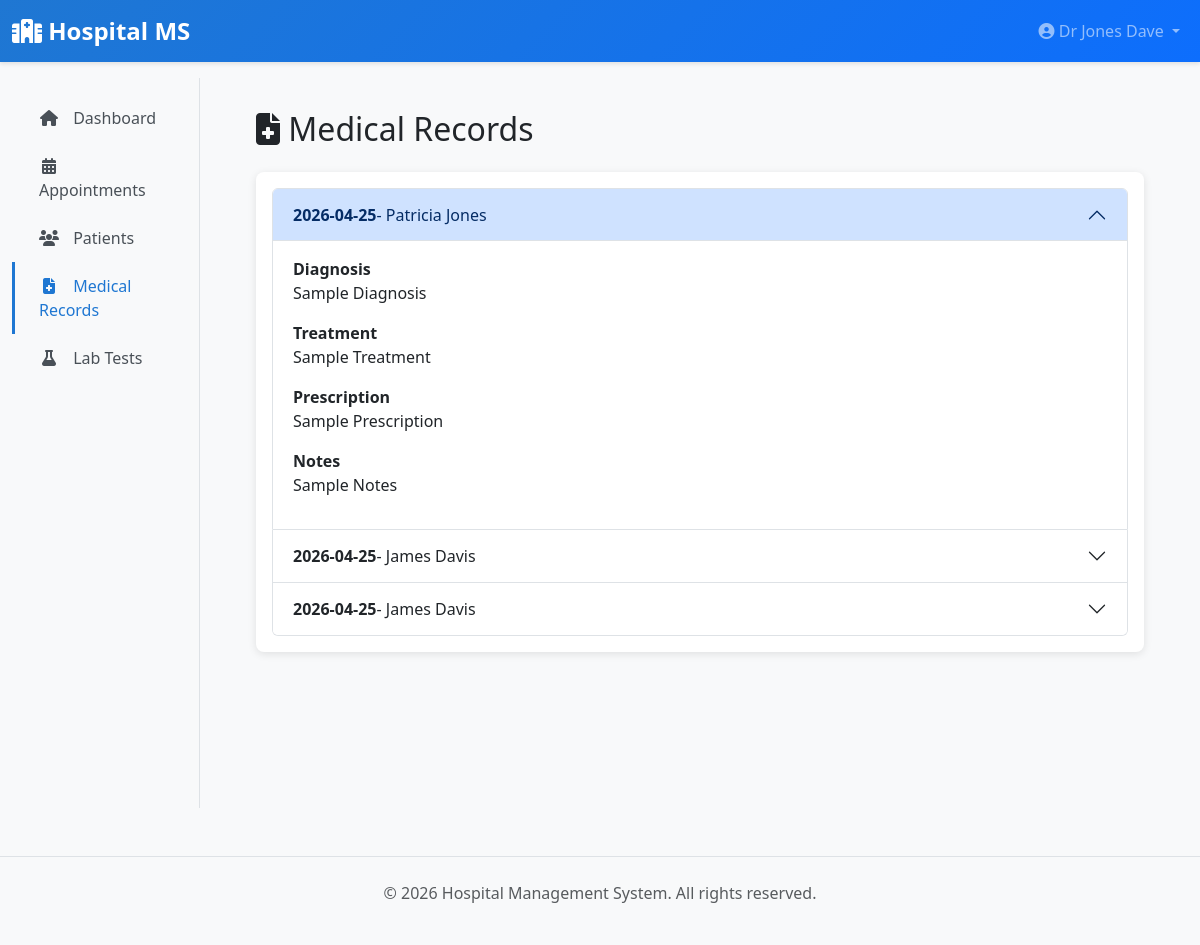
Page /doctor/medical-records (signed in) on the committed database.
### app/models/__init__.py (models this page shows, shortened)
class User(UserMixin, db.Model):
    __tablename__ = 'users'
    id = db.Column(db.Integer, primary_key=True)
    username = db.Column(db.String(80), unique=True, nullable=False, index=True)
    email = db.Column(db.String(120), unique=True, nullable=False, index=True)
    password_hash = db.Column(db.String(255), nullable=False)
    first_name = db.Column(db.String(80))
    last_name = db.Column(db.String(80))
    phone = db.Column(db.String(20))
    role = db.Column(db.Enum(UserRole), nullable=False, default=UserRole.PATIENT)
    is_active = db.Column(db.Boolean, default=True)
    created_at = db.Column(db.DateTime, default=datetime.utcnow)
    updated_at = db.Column(db.DateTime, default=datetime.utcnow, onupdate=datetime.utcnow)
    patient = db.relationship('Patient', uselist=False, back_populates='user', foreign_keys='Patient.user_id')
    doctor = db.relationship('Doctor', uselist=False, back_populates='user', foreign_keys='Doctor.user_id')
    lab_staff = db.relationship('LabStaff', uselist=False, back_populates='user', foreign_keys='LabStaff.user_id')
    def get_full_name(self):
        return f"{self.first_name} {self.last_name}".strip()

class MedicalRecord(db.Model):
    __tablename__ = 'medical_records'
    id = db.Column(db.Integer, primary_key=True)
    patient_id = db.Column(db.Integer, db.ForeignKey('patients.id'), nullable=False)
    doctor_id = db.Column(db.Integer, db.ForeignKey('doctors.id'), nullable=False)
    diagnosis = db.Column(db.Text, nullable=False)
    treatment = db.Column(db.Text)
    prescription = db.Column(db.Text)
    notes = db.Column(db.Text)
    visit_date = db.Column(db.DateTime, default=datetime.utcnow)
    created_at = db.Column(db.DateTime, default=datetime.utcnow)
    prescriptions = db.relationship('Prescription', back_populates='medical_record', foreign_keys='Prescription.medical_record_id', cascade='all, delete-orphan')
    patient = db.relationship('Patient', back_populates='medical_records')
    doctor = db.relationship('Doctor', back_populates='medical_records')

### app/blueprints/doctor.py (the view)
@doctor_bp.route('/medical-records')
@login_required
@doctor_required
def medical_records():
    doctor = current_user.doctor
    page = request.args.get('page', 1, type=int)
    records = MedicalRecord.query.filter_by(doctor_id=doctor.id).order_by(
        MedicalRecord.created_at.desc()
    ).paginate(page=page, per_page=10)
    return render_template('doctor/medical_records.html', records=records)

### app/blueprints/doctor.py (called while the page is built)
def doctor_required(f):
    @wraps(f)
    def decorated_function(*args, **kwargs):
        if not current_user.is_authenticated or current_user.role != UserRole.DOCTOR:
            flash('You do not have permission to access this page.', 'danger')
            return redirect(url_for('main.dashboard'))
        return f(*args, **kwargs)
    return decorated_function

### app/templates/doctor/medical_records.html (shortened to what this page needs)
{% extends "layouts/base.html" %}
{% block content %}
<h2 class="mb-4"><i class="fas fa-file-medical"></i> Medical Records</h2>
<div class="card">
    <div class="card-body">
        {% if records.items %}
        <div class="accordion" id="recordsAccordion">
            {% for record in records.items %}
            <div class="accordion-item">
                <h2 class="accordion-header">
                    <button class="accordion-button {% if not loop.first %}collapsed{% endif %}" type="button" data-bs-toggle="collapse" data-bs-target="#collapse{{ record.id }}">
                        <strong>{{ record.visit_date.strftime('%Y-%m-%d') }}</strong> - {{ record.patient.user.get_full_name() }}
                    </button>
                </h2>
                <div id="collapse{{ record.id }}" class="accordion-collapse collapse {% if loop.first %}show{% endif %}" data-bs-parent="#recordsAccordion">
                    <div class="accordion-body">
                        <div class="mb-3">
                            <label class="fw-bold">Diagnosis</label>
                            <p>{{ record.diagnosis }}</p>
                        </div>
                        {% if record.treatment %}
                        <div class="mb-3">
                            <label class="fw-bold">Treatment</label>
                            <p>{{ record.treatment }}</p>
                        </div>
                        {% endif %}
                        {% if record.prescription %}
                        <div class="mb-3">
                            <label class="fw-bold">Prescription</label>
                            <p>{{ record.prescription }}</p>
                        </div>
                        {% endif %}
                        {% if record.notes %}
                        <div class="mb-3">
                            <label class="fw-bold">Notes</label>
                            <p>{{ record.notes }}</p>
                        </div>
                        {% endif %}
                    </div>
                </div>
            </div>
            {% endfor %}
        </div>
        {% else %}
        <p class="text-muted text-center my-3">No medical records created yet.</p>
        {% endif %}
    </div>
</div>
{% endblock %}

### app/templates/layouts/base.html (shortened to what this page needs)
<!DOCTYPE html>
<html lang="en">
<head>
    <link href="https://cdnjs.cloudflare.com/ajax/libs/bootstrap/5.3.0/css/bootstrap.min.css" rel="stylesheet">
    <link href="https://cdnjs.cloudflare.com/ajax/libs/font-awesome/6.4.0/css/all.min.css" rel="stylesheet">
</head>
<body>
    <nav class="navbar navbar-expand-lg navbar-dark sticky-top">
        <div class="container-fluid">
            <a class="navbar-brand" href="{{ url_for('main.dashboard') }}">
                <i class="fas fa-hospital"></i> Hospital MS
            </a>
            <div class="collapse navbar-collapse" id="navbarNav">
                <ul class="navbar-nav ms-auto">
                    {% if current_user.is_authenticated %}
                        <li class="nav-item dropdown">
                            <a class="nav-link dropdown-toggle" href="#" id="userDropdown" role="button" data-bs-toggle="dropdown">
                                <i class="fas fa-user-circle"></i> {{ current_user.get_full_name() or current_user.username }}
                            </a>
                        </li>
                    {% else %}
                        <li class="nav-item">
                            <a class="nav-link" href="{{ url_for('auth.login') }}">Login</a>
                        </li>
                    {% endif %}
                </ul>
            </div>
        </div>
    </nav>
    {% if current_user.is_authenticated %}
        <div class="container-fluid">
            <div class="row">
                <nav class="col-md-3 col-lg-2 d-md-block bg-light sidebar">
                    <div class="position-sticky pt-3">
                        <ul class="nav flex-column">
                            {% if current_user.role.value == 'admin' %}
                                <li class="nav-item">
                                    <a class="nav-link {% if request.endpoint == 'admin.dashboard' %}active{% endif %}" href="{{ url_for('admin.dashboard') }}">
                                        <i class="fas fa-home"></i> Dashboard
                                    </a>
                                </li>
                                <li class="nav-item">
                                    <a class="nav-link {% if request.endpoint in ['admin.users_list', 'admin.create_user', 'admin.edit_user'] %}active{% endif %}" href="{{ url_for('admin.users_list') }}">
                                        <i class="fas fa-users"></i> Users
                                    </a>
                                </li>
                                <li class="nav-item">
                                    <a class="nav-link {% if request.endpoint in ['admin.doctors_list', 'admin.edit_doctor'] %}active{% endif %}" href="{{ url_for('admin.doctors_list') }}">
                                        <i class="fas fa-user-md"></i> Doctors
                                    </a>
                                </li>
                                <li class="nav-item">
                                    <a class="nav-link {% if request.endpoint in ['admin.beds_list', 'admin.create_bed'] %}active{% endif %}" href="{{ url_for('admin.beds_list') }}">
                                        <i class="fas fa-bed"></i> Beds
                                    </a>
                                </li>
                                <li class="nav-item">
                                    <a class="nav-link {% if request.endpoint in ['admin.departments_list', 'admin.create_department'] %}active{% endif %}" href="{{ url_for('admin.departments_list') }}">
                                        <i class="fas fa-sitemap"></i> Departments
                                    </a>
                                </li>
                                <li class="nav-item">
                                    <a class="nav-link {% if request.endpoint in ['admin.insurances_list', 'admin.create_insurance'] %}active{% endif %}" href="{{ url_for('admin.insurances_list') }}">
                                        <i class="fas fa-hand-holding-medical"></i> Insurances
                                    </a>
                                </li>
                                <li class="nav-item">
                                    <a class="nav-link {% if request.endpoint == 'admin.audit_logs' %}active{% endif %}" href="{{ url_for('admin.audit_logs') }}">
                                        <i class="fas fa-history"></i> Audit Logs
                                    </a>
                                </li>
                                <li class="nav-item">
                                    <a class="nav-link {% if request.endpoint in ['admin.lab_tests_list', 'admin.create_lab_test'] %}active{% endif %}" href="{{ url_for('admin.lab_tests_list') }}">
                                        <i class="fas fa-flask"></i> Lab Tests
                                    </a>
                                </li>
                                <li class="nav-item">
                                    <a class="nav-link {% if request.endpoint == 'admin.reports' %}active{% endif %}" href="{{ url_for('admin.reports') }}">
                                        <i class="fas fa-chart-bar"></i> Reports
                                    </a>
                                </li>
                            {% elif current_user.role.value == 'doctor' %}
                                <li class="nav-item">
                                    <a class="nav-link {% if request.endpoint == 'doctor.dashboard' %}active{% endif %}" href="{{ url_for('doctor.dashboard') }}">
                                        <i class="fas fa-home"></i> Dashboard
                                    </a>
                                </li>
                                <li class="nav-item">
                                    <a class="nav-link {% if request.endpoint in ['doctor.appointments', 'doctor.view_appointment'] %}active{% endif %}" href="{{ url_for('doctor.appointments') }}">
                                        <i class="fas fa-calendar-alt"></i> Appointments
                                    </a>
                                </li>
                                <li class="nav-item">
                                    <a class="nav-link {% if request.endpoint in ['doctor.patients', 'doctor.view_patient'] %}active{% endif %}" href="{{ url_for('doctor.patients') }}">
                                        <i class="fas fa-users"></i> Patients
                                    </a>
                                </li>
                                <li class="nav-item">
                                    <a class="nav-link {% if request.endpoint in ['doctor.medical_records', 'doctor.view_medical_record'] %}active{% endif %}" href="{{ url_for('doctor.medical_records') }}">
                                        <i class="fas fa-file-medical"></i> Medical Records
                                    </a>
                                </li>
                                <li class="nav-item">
                                    <a class="nav-link {% if request.endpoint in ['doctor.patient_lab_results', 'doctor.request_lab_test'] %}active{% endif %}" href="{{ url_for('doctor.patients') }}">
                                        <i class="fas fa-flask"></i> Lab Tests
                                    </a>
                                </li>
                            {% endif %}
                        </ul>
                    </div>
                </nav>
                <main class="col-md-9 ms-sm-auto col-lg-10 px-md-4">
                    <div class="main-content">
                        {% block content %}{% endblock %}
                    </div>
                </main>
            </div>
        </div>
    {% else %}
        <div style="min-height: calc(100vh - 70px); padding: 2rem;">
            {% block auth_content %}{% endblock %}
        </div>
    {% endif %}
    <footer class="bg-light py-4 mt-5 border-top">
        <div class="container text-center text-muted">
            <p>&copy; 2026 Hospital Management System. All rights reserved.</p>
        </div>
    </footer>
</body>
</html>

### app/templates/layouts/base.html (style rules this page uses)
:root { --primary-color: #1f77d2; --secondary-color: #0d6efd; --danger-color: #dc3545; }
body { background-color: #f8f9fa; font-family: 'Segoe UI', Tahoma, Geneva, Verdana, sans-serif; }
.navbar { background: linear-gradient(135deg, var(--primary-color) 0%, var(--secondary-color) 100%); box-shadow: 0 2px 4px rgba(0,0,0,0.1); }
.navbar-brand { font-weight: 700; font-size: 1.5rem; color: white !important; }
.sidebar { background-color: #fff; min-height: calc(100vh - 70px); border-right: 1px solid #dee2e6; }
.sidebar .nav-link { color: #495057; border-left: 3px solid transparent; padding: 0.75rem 1.5rem; transition: all 0.3s ease; }
.sidebar .nav-link:hover, .sidebar .nav-link.active { color: var(--primary-color); background-color: #f8f9fa; border-left-color: var(--primary-color); }
.sidebar .nav-link i { width: 20px; text-align: center; margin-right: 10px; }
.main-content { padding: 2rem; }
.card { border: 0; box-shadow: 0 2px 8px rgba(0,0,0,0.1); border-radius: 8px; margin-bottom: 1.5rem; }

### rows in the picture
User: first_name+last_name "Dr Jones Dave"
MedicalRecord: visit_date "2026-04-25", patient.user.get_full_name "Patricia Jones", diagnosis "Sample Diagnosis", treatment "Sample Treatment", prescription "Sample Prescription", notes "Sample Notes"
MedicalRecord: visit_date "2026-04-25", patient.user.get_full_name "James Davis"
MedicalRecord: visit_date "2026-04-25", patient.user.get_full_name "James Davis"
